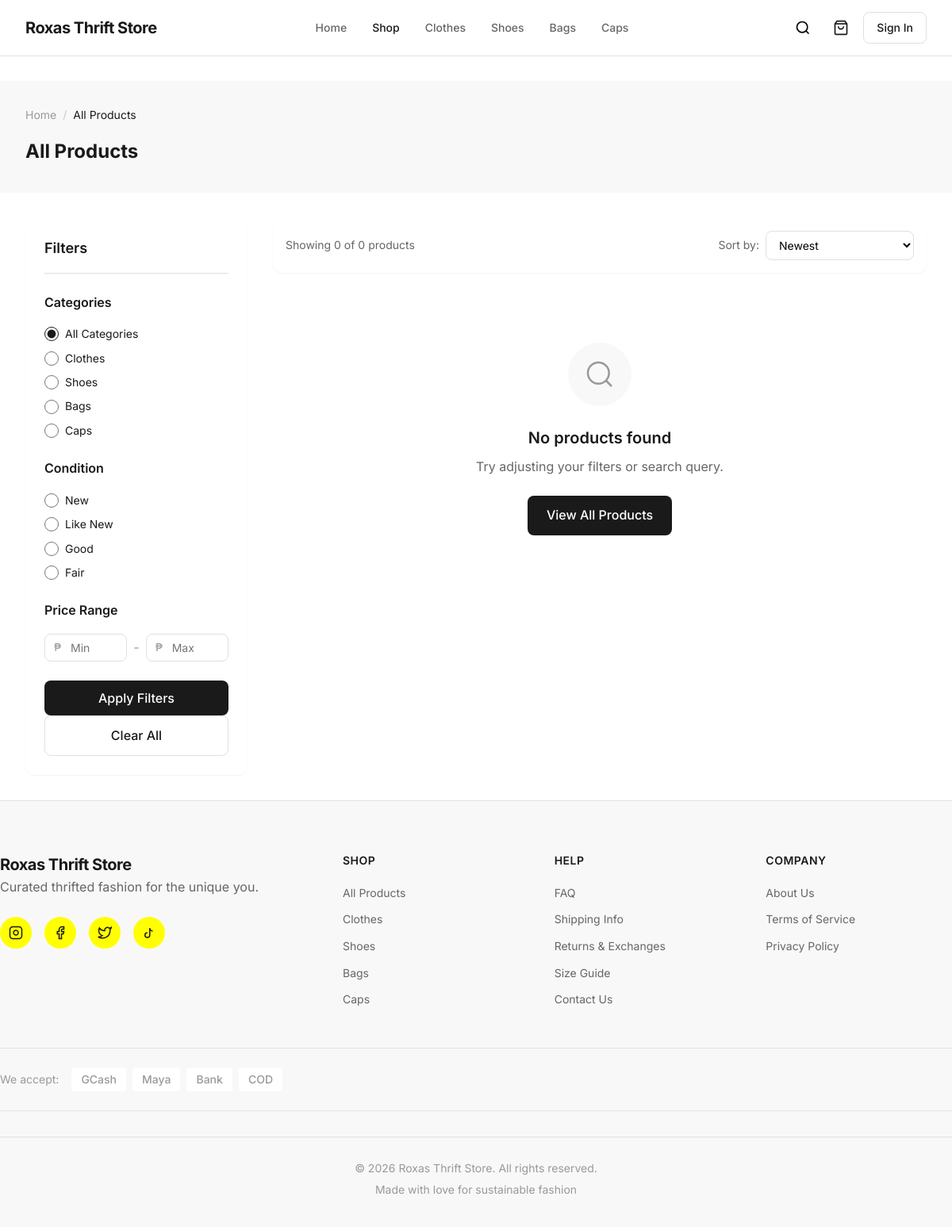
/products.php, run on the app's committed database.
### tables this page shows
CREATE TABLE categories (
    category_id INT AUTO_INCREMENT PRIMARY KEY,
    name VARCHAR(100) NOT NULL,
    slug VARCHAR(100) NOT NULL UNIQUE,
    description TEXT DEFAULT NULL,
    image VARCHAR(255) DEFAULT NULL,
    is_active BOOLEAN DEFAULT TRUE,
    display_order INT DEFAULT 0,
    created_at TIMESTAMP DEFAULT CURRENT_TIMESTAMP,
    
    INDEX idx_slug (slug),
    INDEX idx_active (is_active)
);

### includes/functions.php (called while the page is built, shortened)
<?php
require_once __DIR__ . '/../config/database.php';
function sanitizeInput(string $input): string {
    $input = trim($input);
    $input = strip_tags($input);
    $input = htmlspecialchars($input, ENT_QUOTES, 'UTF-8');
    return $input;
}
function cleanOutput(string $text): string {
    return htmlspecialchars($text, ENT_QUOTES, 'UTF-8');
}

### config/database.php (called while the page is built, shortened)
<?php
class Database {
    private static ?PDO $instance = null;
    public static function getConnection(): PDO {
        if (self::$instance === null) {
            try {
                $dsn = "mysql:host=" . DB_HOST . ";dbname=" . DB_NAME . ";charset=" . DB_CHARSET;
                $options = [
                    PDO::ATTR_ERRMODE => PDO::ERRMODE_EXCEPTION,
                    PDO::ATTR_DEFAULT_FETCH_MODE => PDO::FETCH_ASSOC,
                    PDO::ATTR_EMULATE_PREPARES => false,
                    PDO::MYSQL_ATTR_INIT_COMMAND => "SET NAMES " . DB_CHARSET . " COLLATE utf8mb4_unicode_ci"
                ];
                self::$instance = new PDO($dsn, DB_USERNAME, DB_PASSWORD, $options);
            } catch (PDOException $e) {
                error_log("Database Connection Error: " . $e->getMessage());
                throw new Exception("Database connection failed. Please try again later.");
            }
        }
        return self::$instance;
    }
}
function executeQuery(string $sql, array $params = []): PDOStatement {
    $db = Database::getConnection();
    $stmt = $db->prepare($sql);
    $stmt->execute($params);
    return $stmt;
}
function fetchOne(string $sql, array $params = []): ?array {
    $stmt = executeQuery($sql, $params);
    $result = $stmt->fetch();
    return $result ?: null;
}
function fetchAll(string $sql, array $params = []): array {
    $stmt = executeQuery($sql, $params);
    return $stmt->fetchAll();
}

### products.php (the view, shortened to what this page needs)
<?php
require_once __DIR__ . '/includes/functions.php';
$categorySlug = $_GET['category'] ?? '';
$searchQuery = sanitizeInput($_GET['search'] ?? '');
$sortBy = in_array($_GET['sort'] ?? '', ['newest', 'price_low', 'price_high', 'name']) ? $_GET['sort'] : 'newest';
$condition = $_GET['condition'] ?? '';
$minPrice = isset($_GET['min_price']) ? (float)$_GET['min_price'] : null;
$maxPrice = isset($_GET['max_price']) ? (float)$_GET['max_price'] : null;
$page = max(1, (int)($_GET['page'] ?? 1));
$perPage = 12;
$offset = ($page - 1) * $perPage;
$whereConditions = ['p.is_active = TRUE'];
$params = [];
$whereClause = implode(' AND ', $whereConditions);
$orderBy = match($sortBy) {
    'price_low' => 'p.base_price ASC',
    'price_high' => 'p.base_price DESC',
    'name' => 'p.name ASC',
    default => 'p.created_at DESC'
};
$countSql = "SELECT COUNT(*) as total FROM products p
             LEFT JOIN categories c ON p.category_id = c.category_id
             WHERE $whereClause";
$countResult = fetchOne($countSql, $params);
$totalProducts = $countResult['total'];
$sql = "SELECT p.*, c.name as category_name, c.slug as category_slug,
        pi.image_path as primary_image,
        (SELECT MIN(pv.stock_quantity) FROM product_variants pv WHERE pv.product_id = p.product_id) as min_stock,
        (SELECT COUNT(*) FROM product_variants pv WHERE pv.product_id = p.product_id AND pv.stock_quantity > 0) as variant_count
        FROM products p
        LEFT JOIN categories c ON p.category_id = c.category_id
        LEFT JOIN product_images pi ON p.product_id = pi.product_id AND pi.is_primary = TRUE
        WHERE $whereClause
        ORDER BY $orderBy
        LIMIT ? OFFSET ?";
$params[] = $perPage;
$params[] = $offset;
$products = fetchAll($sql, $params);
$categories = fetchAll("SELECT * FROM categories WHERE is_active = TRUE ORDER BY display_order");
$currentCategory = null;
$pageTitle = $currentCategory ? $currentCategory['name'] : ($searchQuery ? 'Search: ' . $searchQuery : 'All Products');
?>
<!DOCTYPE html>
<html lang="en">
<head>
    <link rel="stylesheet" href="assets/css/main.css">
    <link rel="stylesheet" href="assets/css/responsive.css">
</head>
<body>
    <?php include __DIR__ . '/includes/header.php'; ?>
    <main class="products-page">
        <div class="page-header">
            <div class="container">
                <nav class="breadcrumb">
                    <a href="index.php">Home</a>
                    <span class="separator">/</span>
                    <?php if ($currentCategory): ?>
                        <a href="products.php">Shop</a>
                        <span class="separator">/</span>
                        <span class="current"><?php echo cleanOutput($currentCategory['name']); ?></span>
                    <?php elseif ($searchQuery): ?>
                        <span class="current">Search Results</span>
                    <?php else: ?>
                        <span class="current">All Products</span>
                    <?php endif; ?>
                </nav>
                <h1 class="page-title"><?php echo cleanOutput($pageTitle); ?></h1>
            </div>
        </div>
        <div class="container">
            <div class="products-layout">
                <aside class="filters-sidebar">
                    <div class="filters-header">
                        <h3>Filters</h3>
                    </div>
                    <form class="filters-form" id="filtersForm" method="GET" action="products.php">
                        <div class="filter-group">
                            <h4 class="filter-title">Categories</h4>
                            <ul class="filter-list">
                                <li>
                                    <label class="filter-option">
                                        <input type="radio" name="category" value="" <?php echo !$categorySlug ? 'checked' : ''; ?>>
                                        <span>All Categories</span>
                                    </label>
                                </li>
                                <?php foreach ($categories as $cat): ?>
                                    <li>
                                        <label class="filter-option">
                                            <input type="radio" name="category" value="<?php echo $cat['slug']; ?>" <?php echo $categorySlug === $cat['slug'] ? 'checked' : ''; ?>>
                                            <span><?php echo cleanOutput($cat['name']); ?></span>
                                        </label>
                                    </li>
                                <?php endforeach; ?>
                            </ul>
                        </div>
                        <div class="filter-group">
                            <h4 class="filter-title">Condition</h4>
                            <ul class="filter-list">
                                <?php foreach (['new' => 'New', 'like_new' => 'Like New', 'good' => 'Good', 'fair' => 'Fair'] as $value => $label): ?>
                                    <li>
                                        <label class="filter-option">
                                            <input type="radio" name="condition" value="<?php echo $value; ?>" <?php echo $condition === $value ? 'checked' : ''; ?>>
                                            <span><?php echo $label; ?></span>
                                        </label>
                                    </li>
                                <?php endforeach; ?>
                            </ul>
                        </div>
                        <div class="filter-group">
                            <h4 class="filter-title">Price Range</h4>
                            <div class="price-inputs">
                                <div class="price-field">
                                    <span class="currency">₱</span>
                                    <input type="number" name="min_price" placeholder="Min" value="<?php echo $minPrice ?? ''; ?>" min="0">
                                </div>
                                <span class="price-separator">-</span>
                                <div class="price-field">
                                    <span class="currency">₱</span>
                                    <input type="number" name="max_price" placeholder="Max" value="<?php echo $maxPrice ?? ''; ?>" min="0">
                                </div>
                            </div>
                        </div>
                        <button type="submit" class="btn btn-primary btn-block">Apply Filters</button>
                        <a href="products.php" class="btn btn-outline btn-block">Clear All</a>
                    </form>
                </aside>
                <div class="products-content">
                    <div class="products-toolbar">
                        <p class="results-count">Showing <?php echo count($products); ?> of <?php echo $totalProducts; ?> products</p>
                        <div class="sort-dropdown">
                            <label for="sort">Sort by:</label>
                            <select name="sort" id="sort" onchange="window.location.href = updateQueryParam('sort', this.value)">
                                <option value="newest" <?php echo $sortBy === 'newest' ? 'selected' : ''; ?>>Newest</option>
                            </select>
                        </div>
                    </div>
                    <div class="products-grid">
                        <?php if (empty($products)): ?>
                            <div class="no-results">
                                <div class="no-results-icon">
                                    <svg viewBox="0 0 24 24" fill="none" stroke="currentColor" stroke-width="1.5">
                                        <circle cx="11" cy="11" r="8"></circle>
                                        <path d="M21 21l-4.35-4.35"></path>
                                    </svg>
                                </div>
                                <h3>No products found</h3>
                                <p>Try adjusting your filters or search query.</p>
                                <a href="products.php" class="btn btn-primary">View All Products</a>
                            </div>
                        <?php endif; ?>
                    </div>
                </div>
            </div>
        </div>
    </main>
    <?php include __DIR__ . '/includes/footer.php'; ?>
</body>
</html>

### assets/css/responsive.css (style rules this page uses)
@media (min-width: 768px) { .products-grid { grid-template-columns: repeat(3, 1fr); } }
@media (min-width: 1024px) { :root { --container-padding: 2rem; } }
@media (min-width: 1024px) { .products-grid { grid-template-columns: repeat(4, 1fr); } }

### data on the page
categories: slug "☐ Clothes", name "Clothes"
categories: slug "☐ Shoes", name "Shoes"
categories: slug "☐ Bags", name "Bags"
categories: slug "☐ Caps", name "Caps"

### other printed values
cleanOutput($pageTitle) "All Products"
$label "New"
$label "Like New"
$label "Good"
$label "Fair"
count($products) "0"
$totalProducts "0"
